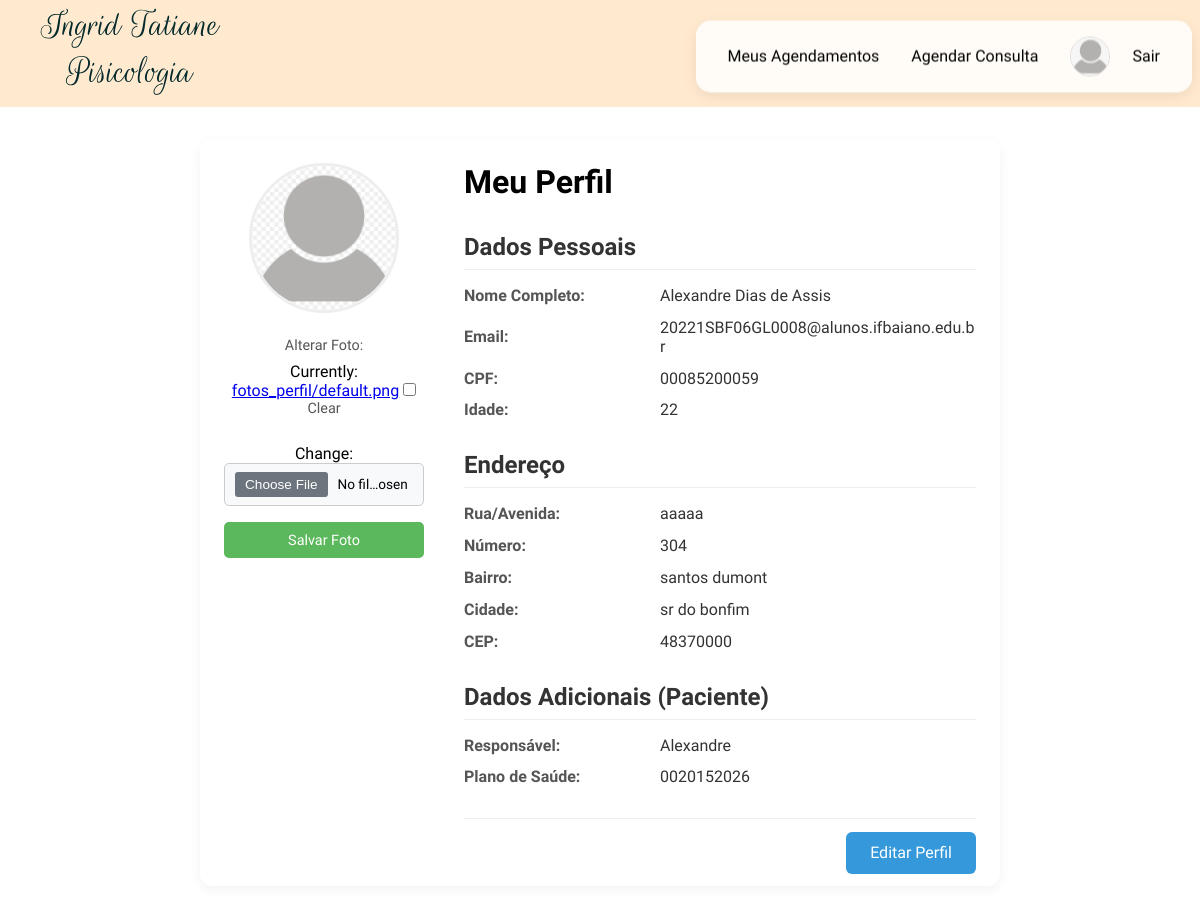
Before: /meu-perfil/ (signed in, upper part) with the older database file.
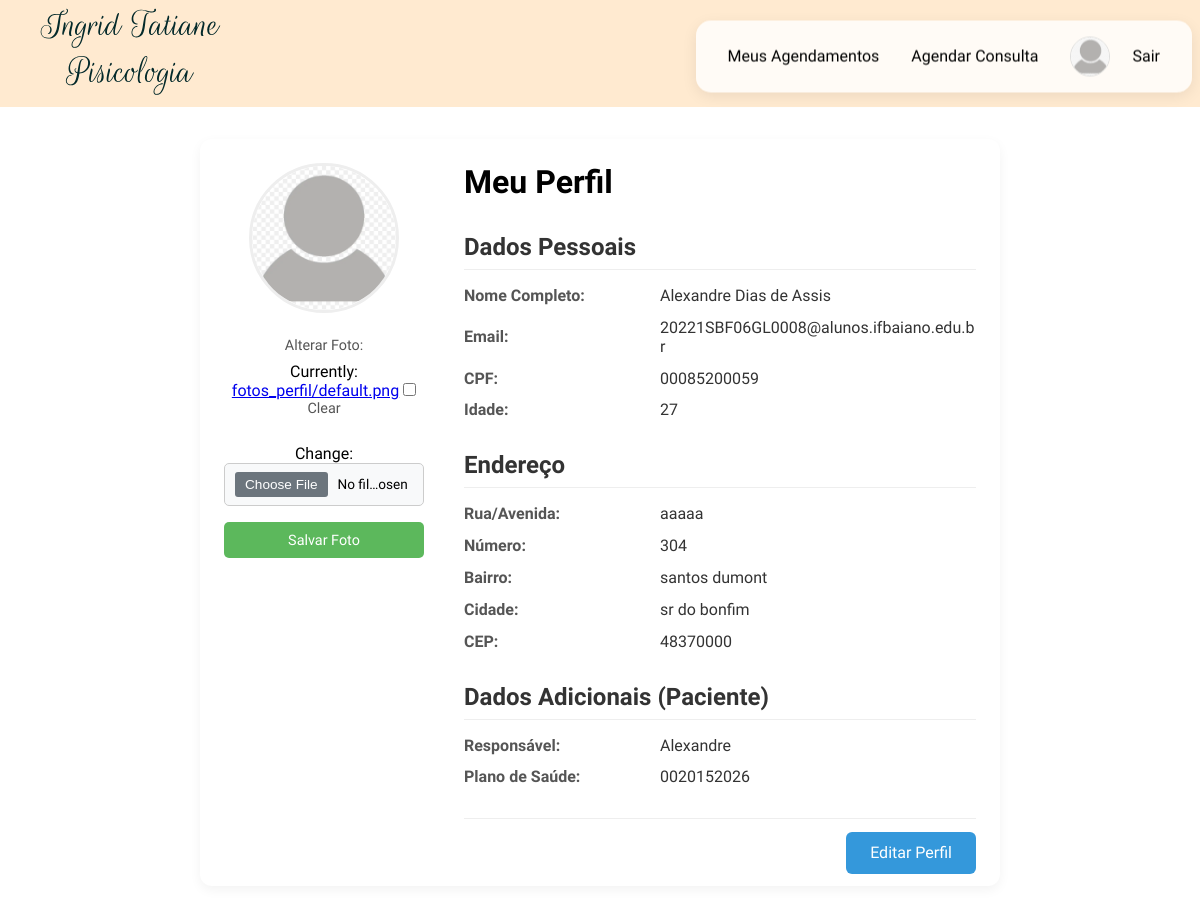
After: the same page with the newer database file.
### core/models.py (models this page shows, shortened)
class Usuario(models.Model):
    user = models.OneToOneField(User, on_delete=models.CASCADE, related_name='usuario')
    cpf = models.CharField("CPF", max_length=11, unique=True) # CPF é único
    nome = models.CharField("Nome Completo", max_length=100)
    idade = models.IntegerField("Idade", null=True, blank=True)
    rua = models.CharField("Rua/Avenida", max_length=100, null=True, blank=True)
    numero = models.CharField("Número", max_length=10, null=True, blank=True)
    bairro = models.CharField("Bairro", max_length=50, null=True, blank=True)
    cidade = models.CharField("Cidade", max_length=50, null=True, blank=True)
    cep = models.CharField("CEP", max_length=8, null=True, blank=True)
    email = models.EmailField("Email", unique=True)
    foto_perfil = models.ImageField(
        "Foto de Perfil",
        upload_to='fotos_perfil/', # Salvará as fotos em MEDIA_ROOT/fotos_perfil/
        null=True,
        blank=True, # Permite que o campo seja opcional
        default='fotos_perfil/default.png' # Opcional: Uma imagem padrão
    )

### core/views.py (the view, shortened to what this page needs)
# urls.py: path('meu-perfil/', views.meu_perfil, name='meu_perfil'),
@login_required
def meu_perfil(request):
    try:
        usuario_profile = request.user.usuario
    except Usuario.DoesNotExist:
        messages.warning(request, 'Você precisa completar seu perfil primeiro.')
        return redirect('completar_perfil')
    foto_form = FotoPerfilForm(instance=usuario_profile) # Cria form vazio com a instância atual
    paciente_profile = None
    psicologo_profile = None
    if hasattr(usuario_profile, 'paciente'):
        paciente_profile = usuario_profile.paciente
    elif hasattr(usuario_profile, 'psicologo'):
        psicologo_profile = usuario_profile.psicologo
    context = {
        'usuario': usuario_profile,
        'paciente': paciente_profile,
        'psicologo': psicologo_profile,
        'foto_form': foto_form, # <-- Envia o formulário da foto para o template
    }
    return render(request, 'core/meu_perfil.html', context)

### core/forms.py
class FotoPerfilForm(forms.ModelForm):
    class Meta:
        model = Usuario
        fields = ['foto_perfil']
        labels = {
            'foto_perfil': 'Alterar Foto de Perfil'
        }

### core/templates/core/meu_perfil.html (shortened to what this page needs)
{% extends 'base.html' %}
{% load static %}
{% block css %}
    <link rel="stylesheet" href="{% static 'css/public/dashboard_shared.css' %}">
{% endblock %}
{% block content %}
<div class="dashboard-container perfil-container dashboard-card">
    <div class="perfil-sidebar">
        <img src="{{ usuario.foto_perfil.url }}" alt="Foto de Perfil de {{ usuario.nome }}" class="perfil-foto">
        <form method="POST" enctype="multipart/form-data" class="foto-form">
            <label for="{{ foto_form.foto_perfil.id_for_label }}" style="display: block; margin-bottom: 0.5rem; font-weight: 500; font-size: 0.9rem;">Alterar Foto:</label>
            {{ foto_form.foto_perfil }}
            <button type="submit" name="submit_foto">Salvar Foto</button>
        </form>
    </div>
    <div class="perfil-main">
        <div class="dashboard-header" style="margin-bottom: 2rem;">
            <h1>Meu Perfil</h1>
        </div>
        <div class="info-section">
            <h2>Dados Pessoais</h2>
            <div class="info-grid">
                <strong>Nome Completo:</strong> <span>{{ usuario.nome }}</span>
                <strong>Email:</strong> <span>{{ usuario.email }}</span>
                <strong>CPF:</strong> <span>{{ usuario.cpf }}</span> <strong>Idade:</strong> <span>{{ usuario.idade|default:"Não informada" }}</span>
            </div>
            </div>
        <div class="info-section">
            <h2>Endereço</h2>
            <div class="info-grid">
                <strong>Rua/Avenida:</strong> <span>{{ usuario.rua|default:"Não informado" }}</span>
                <strong>Número:</strong> <span>{{ usuario.numero|default:"N/A" }}</span>
                <strong>Bairro:</strong> <span>{{ usuario.bairro|default:"Não informado" }}</span>
                <strong>Cidade:</strong> <span>{{ usuario.cidade|default:"Não informada" }}</span>
                <strong>CEP:</strong> <span>{{ usuario.cep|default:"Não informado" }}</span>
            </div>
            </div>
        {% if psicologo %}
            <div class="info-section">
                <h2>Dados Profissionais (Psicólogo)</h2>
                <div class="info-grid">
                    <strong>CRP:</strong> <span>{{ psicologo.crp }}</span>
                    <strong>Especialidade:</strong> <span>{{ psicologo.especialidade|default:"Não informada" }}</span>
                </div>
                </div>
        {% elif paciente %}
            <div class="info-section">
                <h2>Dados Adicionais (Paciente)</h2>
                <div class="info-grid">
                    <strong>Responsável:</strong> <span>{{ paciente.responsavel|default:"Nenhum" }}</span>
                    <strong>Plano de Saúde:</strong> <span>{{ paciente.plano_saude|default:"Não informado" }}</span>
                </div>
                </div>
        {% endif %}
        <div class="edit-button-section">
            <a href="{% url 'editar_perfil' %}" class="btn-edit">Editar Perfil</a> </div>
    </div>
</div>
{% endblock %}

Changed rows visible on the page:
changed Usuario "Alexandre Dias de Assis": idade "22" → "27"
